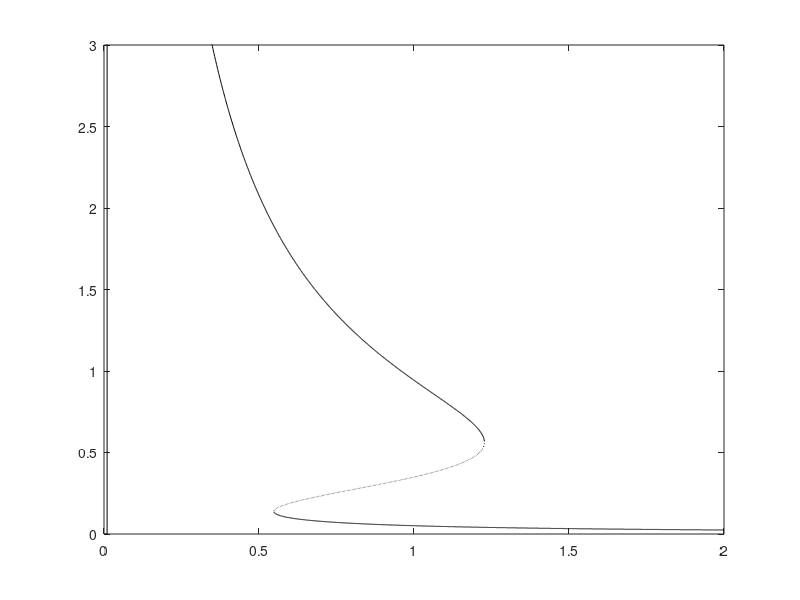
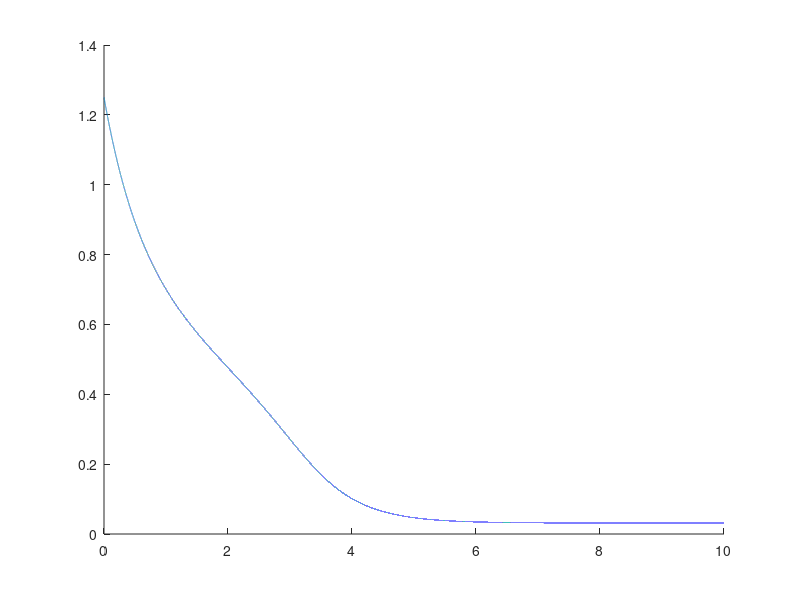

Here is the MATLAB script that generated these plots, in order:
% Make the bifurcation diagram and simulate the ODEs
koffs=0:0.001:2;
Pts=zeros(3,length(koffs));
for iK=1:length(koffs)
    kp0=0.05;
    kfb=1;
    KFB=0.1;
    kgapr=koffs(iK);
    p=0:0.001:100;
    OnRate = (kp0+kfb*p.^3./(KFB+p.^3));
    OffRate=(kgapr*p);
    Net=OnRate-OffRate;
    SgnChg=find((Net(1:end-1).*Net(2:end))<0);
    Pts(:,iK)=[p(SgnChg); zeros(3-length(SgnChg),1)];
    %plot(p,OnRate-OffRate)
    %hold on
    %set(gca,'ColorOrderIndex',get(gca,'ColorOrderIndex')-1)
    %scatter(p(SgnChg),OnRate(SgnChg)-OffRate(SgnChg),'filled')
end
sw1=find(sum(Pts>0)>1,1,'first');
sw2=find(sum(Pts>0)>1,1,'last');
Branch1=[Pts(1,2:sw1-1) Pts(3,sw1:sw2)];
Branch2=Pts(2,sw1:sw2);
Branch3=Pts(1,sw1:end);
figure;
plot(koffs(2:sw2),Branch1,'-k')
hold on
plot(koffs(sw1:sw2),Branch2,':k')
plot(koffs(sw1:end),Branch3,'-k')
ylim([0 3])

figure;
% Solution of ODEs
pTime = zeros(100000,1);
kgapr = 1.6;
pTime(1)=1.25;
dt=1e-4;
for k=1:length(pTime)
OnRate = (kp0+kfb*pTime(k).^3./(KFB+pTime(k).^3));
OffRate=(kgapr*pTime(k));
pTime(k+1)=pTime(k)+dt*(OnRate-OffRate);
end
hold on
plot((0:length(pTime)-1)*dt,pTime)